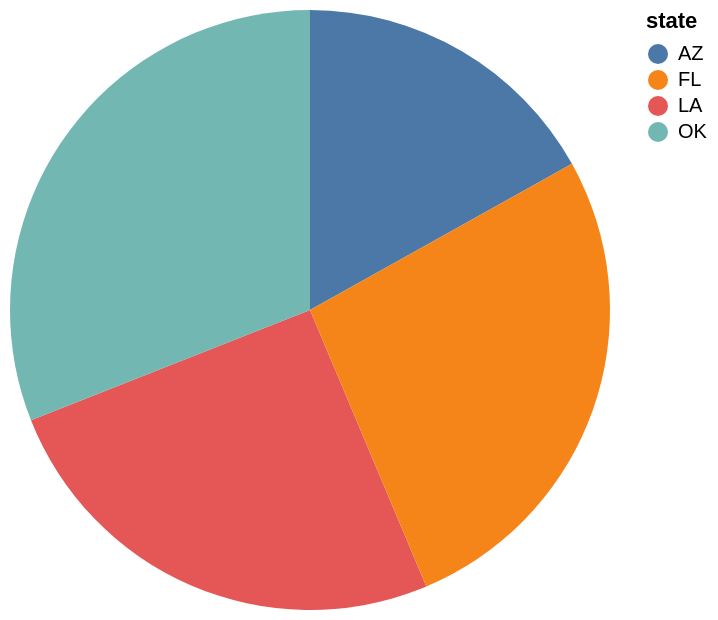

Source (Vega-Lite JSON):
### Vega-Lite specification from a JSON file in a GitHub repository (floating-point values rounded to 4 significant figures)
{"data": {"values": [{"x_data": "AZ", "y_data": 12000}, {"x_data": "LA", "y_data": 18000}, {"x_data": "FL", "y_data": 19000}, {"x_data": "OK", "y_data": 22000}]}, "mark": "arc", "encoding": {"theta": {"field": "y_data", "type": "quantitative", "title": "enr"}, "color": {"field": "x_data", "type": "nominal", "title": "state"}}}
